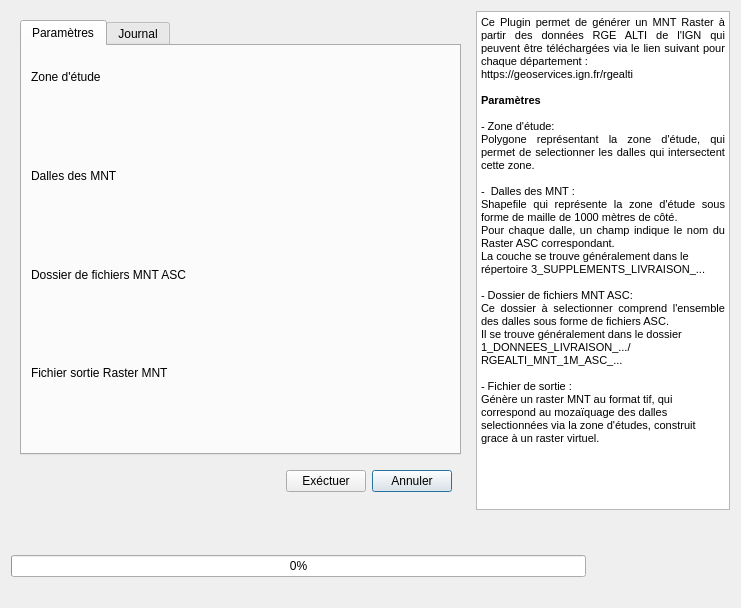
<?xml version="1.0" encoding="UTF-8"?>
<ui version="4.0">
 <class>GenerateMNTDialogBase</class>
 <widget class="QDialog" name="GenerateMNTDialogBase">
  <property name="geometry">
   <rect>
    <x>0</x>
    <y>0</y>
    <width>741</width>
    <height>608</height>
   </rect>
  </property>
  <property name="windowTitle">
   <string>Generate MNT from RGE ALTI</string>
  </property>
  <layout class="QGridLayout" name="gridLayout_2">
   <item row="2" column="0" colspan="2">
    <widget class="QProgressBar" name="progressBar">
     <property name="value">
      <number>0</number>
     </property>
    </widget>
   </item>
   <item row="2" column="2">
    <widget class="QFrame" name="frame_10">
     <property name="frameShape">
      <enum>QFrame::NoFrame</enum>
     </property>
     <property name="frameShadow">
      <enum>QFrame::Raised</enum>
     </property>
     <layout class="QHBoxLayout" name="horizontalLayout_3">
      <property name="spacing">
       <number>0</number>
      </property>
      <property name="topMargin">
       <number>0</number>
      </property>
      <property name="rightMargin">
       <number>0</number>
      </property>
      <property name="bottomMargin">
       <number>0</number>
      </property>
      <item>
       <widget class="QLabel" name="label_3">
        <property name="sizePolicy">
         <sizepolicy hsizetype="Fixed" vsizetype="Fixed">
          <horstretch>0</horstretch>
          <verstretch>0</verstretch>
         </sizepolicy>
        </property>
        <property name="maximumSize">
         <size>
          <width>85</width>
          <height>21</height>
         </size>
        </property>
        <property name="text">
         <string/>
        </property>
        <property name="pixmap">
         <pixmap>icons/logoINRAE.png</pixmap>
        </property>
        <property name="scaledContents">
         <bool>true</bool>
        </property>
        <property name="wordWrap">
         <bool>false</bool>
        </property>
       </widget>
      </item>
      <item>
       <widget class="QLabel" name="label">
        <property name="minimumSize">
         <size>
          <width>122</width>
          <height>61</height>
         </size>
        </property>
        <property name="maximumSize">
         <size>
          <width>122</width>
          <height>61</height>
         </size>
        </property>
        <property name="text">
         <string/>
        </property>
        <property name="pixmap">
         <pixmap>icons/logoTetis.png</pixmap>
        </property>
        <property name="scaledContents">
         <bool>true</bool>
        </property>
       </widget>
      </item>
     </layout>
    </widget>
   </item>
   <item row="0" column="1" colspan="2">
    <widget class="QTextBrowser" name="textBrowser">
     <property name="html">
      <string>&lt;!DOCTYPE HTML PUBLIC &quot;-//W3C//DTD HTML 4.0//EN&quot; &quot;http://www.w3.org/TR/REC-html40/strict.dtd&quot;&gt;
&lt;html&gt;&lt;head&gt;&lt;meta name=&quot;qrichtext&quot; content=&quot;1&quot; /&gt;&lt;style type=&quot;text/css&quot;&gt;
p, li { white-space: pre-wrap; }
&lt;/style&gt;&lt;/head&gt;&lt;body style=&quot; font-family:'MS Shell Dlg 2'; font-size:8.25pt; font-weight:400; font-style:normal;&quot;&gt;
&lt;p align=&quot;justify&quot; style=&quot; margin-top:0px; margin-bottom:0px; margin-left:0px; margin-right:0px; -qt-block-indent:0; text-indent:0px;&quot;&gt;Ce Plugin permet de générer un MNT Raster à partir des données RGE ALTI de l'IGN qui peuvent être téléchargées via le lien suivant pour chaque département :&lt;/p&gt;
&lt;p style=&quot; margin-top:0px; margin-bottom:0px; margin-left:0px; margin-right:0px; -qt-block-indent:0; text-indent:0px;&quot;&gt;https://geoservices.ign.fr/rgealti&lt;/p&gt;
&lt;p style=&quot;-qt-paragraph-type:empty; margin-top:0px; margin-bottom:0px; margin-left:0px; margin-right:0px; -qt-block-indent:0; text-indent:0px;&quot;&gt;&lt;br /&gt;&lt;/p&gt;
&lt;p style=&quot; margin-top:0px; margin-bottom:0px; margin-left:0px; margin-right:0px; -qt-block-indent:0; text-indent:0px;&quot;&gt;&lt;span style=&quot; font-weight:600;&quot;&gt;Paramètres&lt;/span&gt;&lt;/p&gt;
&lt;p align=&quot;justify&quot; style=&quot;-qt-paragraph-type:empty; margin-top:0px; margin-bottom:0px; margin-left:0px; margin-right:0px; -qt-block-indent:0; text-indent:0px;&quot;&gt;&lt;br /&gt;&lt;/p&gt;
&lt;p align=&quot;justify&quot; style=&quot; margin-top:0px; margin-bottom:0px; margin-left:0px; margin-right:0px; -qt-block-indent:0; text-indent:0px;&quot;&gt;- Zone d'étude:&lt;/p&gt;
&lt;p align=&quot;justify&quot; style=&quot; margin-top:0px; margin-bottom:0px; margin-left:0px; margin-right:0px; -qt-block-indent:0; text-indent:0px;&quot;&gt;Polygone représentant la zone d'étude, qui permet de selectionner les dalles qui intersectent cette zone.&lt;/p&gt;
&lt;p align=&quot;justify&quot; style=&quot;-qt-paragraph-type:empty; margin-top:0px; margin-bottom:0px; margin-left:0px; margin-right:0px; -qt-block-indent:0; text-indent:0px;&quot;&gt;&lt;br /&gt;&lt;/p&gt;
&lt;p align=&quot;justify&quot; style=&quot; margin-top:0px; margin-bottom:0px; margin-left:0px; margin-right:0px; -qt-block-indent:0; text-indent:0px;&quot;&gt;-  Dalles des MNT :&lt;/p&gt;
&lt;p align=&quot;justify&quot; style=&quot; margin-top:0px; margin-bottom:0px; margin-left:0px; margin-right:0px; -qt-block-indent:0; text-indent:0px;&quot;&gt;Shapefile qui représente la zone d'étude sous forme de maille de 1000 mètres de côté.&lt;/p&gt;
&lt;p align=&quot;justify&quot; style=&quot; margin-top:0px; margin-bottom:0px; margin-left:0px; margin-right:0px; -qt-block-indent:0; text-indent:0px;&quot;&gt;Pour chaque dalle, un champ indique le nom du Raster ASC correspondant.&lt;/p&gt;
&lt;p style=&quot; margin-top:0px; margin-bottom:0px; margin-left:0px; margin-right:0px; -qt-block-indent:0; text-indent:0px;&quot;&gt;La couche se trouve généralement dans le répertoire 3_SUPPLEMENTS_LIVRAISON_...&lt;/p&gt;
&lt;p align=&quot;justify&quot; style=&quot;-qt-paragraph-type:empty; margin-top:0px; margin-bottom:0px; margin-left:0px; margin-right:0px; -qt-block-indent:0; text-indent:0px;&quot;&gt;&lt;br /&gt;&lt;/p&gt;
&lt;p align=&quot;justify&quot; style=&quot; margin-top:0px; margin-bottom:0px; margin-left:0px; margin-right:0px; -qt-block-indent:0; text-indent:0px;&quot;&gt;- Dossier de fichiers MNT ASC:&lt;/p&gt;
&lt;p align=&quot;justify&quot; style=&quot; margin-top:0px; margin-bottom:0px; margin-left:0px; margin-right:0px; -qt-block-indent:0; text-indent:0px;&quot;&gt;Ce dossier à selectionner comprend l'ensemble des dalles sous forme de fichiers ASC.&lt;/p&gt;
&lt;p style=&quot; margin-top:0px; margin-bottom:0px; margin-left:0px; margin-right:0px; -qt-block-indent:0; text-indent:0px;&quot;&gt;Il se trouve généralement dans le dossier 1_DONNEES_LIVRAISON_.../RGEALTI_MNT_1M_ASC_...&lt;/p&gt;
&lt;p style=&quot;-qt-paragraph-type:empty; margin-top:0px; margin-bottom:0px; margin-left:0px; margin-right:0px; -qt-block-indent:0; text-indent:0px;&quot;&gt;&lt;br /&gt;&lt;/p&gt;
&lt;p style=&quot; margin-top:0px; margin-bottom:0px; margin-left:0px; margin-right:0px; -qt-block-indent:0; text-indent:0px;&quot;&gt;- Fichier de sortie :&lt;/p&gt;
&lt;p style=&quot; margin-top:0px; margin-bottom:0px; margin-left:0px; margin-right:0px; -qt-block-indent:0; text-indent:0px;&quot;&gt;Génère un raster MNT au format tif, qui correspond au mozaïquage des dalles selectionnées via la zone d'études, construit grace à un raster virtuel.&lt;/p&gt;&lt;/body&gt;&lt;/html&gt;</string>
     </property>
    </widget>
   </item>
   <item row="0" column="0">
    <widget class="QFrame" name="frame_main">
     <property name="font">
      <font>
       <kerning>true</kerning>
      </font>
     </property>
     <property name="frameShape">
      <enum>QFrame::NoFrame</enum>
     </property>
     <property name="frameShadow">
      <enum>QFrame::Raised</enum>
     </property>
     <property name="lineWidth">
      <number>0</number>
     </property>
     <layout class="QGridLayout" name="gridLayout_3">
      <item row="1" column="0">
       <widget class="QFrame" name="frame_2">
        <property name="font">
         <font>
          <kerning>true</kerning>
         </font>
        </property>
        <property name="frameShape">
         <enum>QFrame::NoFrame</enum>
        </property>
        <property name="frameShadow">
         <enum>QFrame::Raised</enum>
        </property>
        <layout class="QGridLayout" name="gridLayout_4">
         <item row="0" column="2">
          <widget class="QPushButton" name="pushCancelButton">
           <property name="text">
            <string>Annuler</string>
           </property>
          </widget>
         </item>
         <item row="0" column="0">
          <spacer name="horizontalSpacer">
           <property name="orientation">
            <enum>Qt::Horizontal</enum>
           </property>
           <property name="sizeHint" stdset="0">
            <size>
             <width>260</width>
             <height>20</height>
            </size>
           </property>
          </spacer>
         </item>
         <item row="0" column="1">
          <widget class="QPushButton" name="pushRunButton">
           <property name="text">
            <string>Exéctuer</string>
           </property>
          </widget>
         </item>
        </layout>
       </widget>
      </item>
      <item row="0" column="0">
       <widget class="QTabWidget" name="tabWidget">
        <property name="font">
         <font>
          <kerning>true</kerning>
         </font>
        </property>
        <property name="currentIndex">
         <number>0</number>
        </property>
        <widget class="QWidget" name="tabMain">
         <attribute name="title">
          <string>Paramètres</string>
         </attribute>
         <layout class="QGridLayout" name="gridLayout">
          <item row="5" column="0">
           <widget class="QgsFileWidget" name="folderMNT">
            <property name="storageMode">
             <enum>QgsFileWidget::GetDirectory</enum>
            </property>
            <property name="options">
             <set>QFileDialog::ShowDirsOnly</set>
            </property>
           </widget>
          </item>
          <item row="0" column="0">
           <widget class="QLabel" name="label_extent">
            <property name="text">
             <string>Zone d'étude</string>
            </property>
           </widget>
          </item>
          <item row="6" column="0">
           <widget class="QLabel" name="label_Output">
            <property name="text">
             <string>Fichier sortie Raster MNT</string>
            </property>
           </widget>
          </item>
          <item row="4" column="0">
           <widget class="QLabel" name="label_folder">
            <property name="text">
             <string>Dossier de fichiers MNT ASC</string>
            </property>
           </widget>
          </item>
          <item row="7" column="0">
           <widget class="QgsFileWidget" name="outFile">
            <property name="filter">
             <string/>
            </property>
            <property name="storageMode">
             <enum>QgsFileWidget::SaveFile</enum>
            </property>
            <property name="relativeStorage">
             <enum>QgsFileWidget::Absolute</enum>
            </property>
           </widget>
          </item>
          <item row="1" column="0">
           <widget class="QgsFileWidget" name="extentLayer"/>
          </item>
          <item row="2" column="0">
           <widget class="QLabel" name="label_grid">
            <property name="text">
             <string>Dalles des MNT</string>
            </property>
           </widget>
          </item>
          <item row="3" column="0">
           <widget class="QgsFileWidget" name="gridLayer"/>
          </item>
         </layout>
        </widget>
        <widget class="QWidget" name="tabLog">
         <attribute name="title">
          <string>Journal</string>
         </attribute>
         <layout class="QVBoxLayout" name="verticalLayout">
          <item>
           <widget class="QTextEdit" name="txtLog">
            <property name="font">
             <font>
              <kerning>true</kerning>
             </font>
            </property>
            <property name="readOnly">
             <bool>true</bool>
            </property>
           </widget>
          </item>
          <item>
           <layout class="QHBoxLayout" name="horizontalLayout_2">
            <property name="bottomMargin">
             <number>0</number>
            </property>
            <item>
             <spacer name="horizontalSpacer_2">
              <property name="orientation">
               <enum>Qt::Horizontal</enum>
              </property>
              <property name="sizeHint" stdset="0">
               <size>
                <width>40</width>
                <height>20</height>
               </size>
              </property>
             </spacer>
            </item>
            <item>
             <widget class="QToolButton" name="debugButton">
              <property name="toolTip">
               <string>Debug mode</string>
              </property>
              <property name="text">
               <string>...</string>
              </property>
              <property name="icon">
               <iconset>
                <normaloff>:/plugins/BioDispersal/icons/debug_icon/mActionAnnotation.svg</normaloff>:/plugins/BioDispersal/icons/debug_icon/mActionAnnotation.svg</iconset>
              </property>
              <property name="checkable">
               <bool>true</bool>
              </property>
              <property name="autoRaise">
               <bool>true</bool>
              </property>
             </widget>
            </item>
            <item>
             <widget class="QToolButton" name="logSaveAs">
              <property name="toolTip">
               <string>Save log as</string>
              </property>
              <property name="text">
               <string>...</string>
              </property>
              <property name="icon">
               <iconset>
                <normaloff>:/plugins/BioDispersal/icons/mActionFileSave.svg</normaloff>:/plugins/BioDispersal/icons/mActionFileSave.svg</iconset>
              </property>
              <property name="autoRaise">
               <bool>true</bool>
              </property>
             </widget>
            </item>
            <item>
             <widget class="QToolButton" name="logClear">
              <property name="toolTip">
               <string>Clear log</string>
              </property>
              <property name="text">
               <string>...</string>
              </property>
              <property name="icon">
               <iconset>
                <normaloff>:/plugins/BioDispersal/icons/iconClearConsole.svg</normaloff>:/plugins/BioDispersal/icons/iconClearConsole.svg</iconset>
              </property>
              <property name="autoRaise">
               <bool>true</bool>
              </property>
             </widget>
            </item>
           </layout>
          </item>
         </layout>
        </widget>
       </widget>
      </item>
     </layout>
    </widget>
   </item>
   <item row="1" column="0">
    <widget class="QLabel" name="lblProgress">
     <property name="text">
      <string/>
     </property>
    </widget>
   </item>
  </layout>
 </widget>
 <customwidgets>
  <customwidget>
   <class>QgsFileWidget</class>
   <extends>QWidget</extends>
   <header>qgsfilewidget.h</header>
  </customwidget>
 </customwidgets>
 <resources/>
 <connections/>
</ui>
